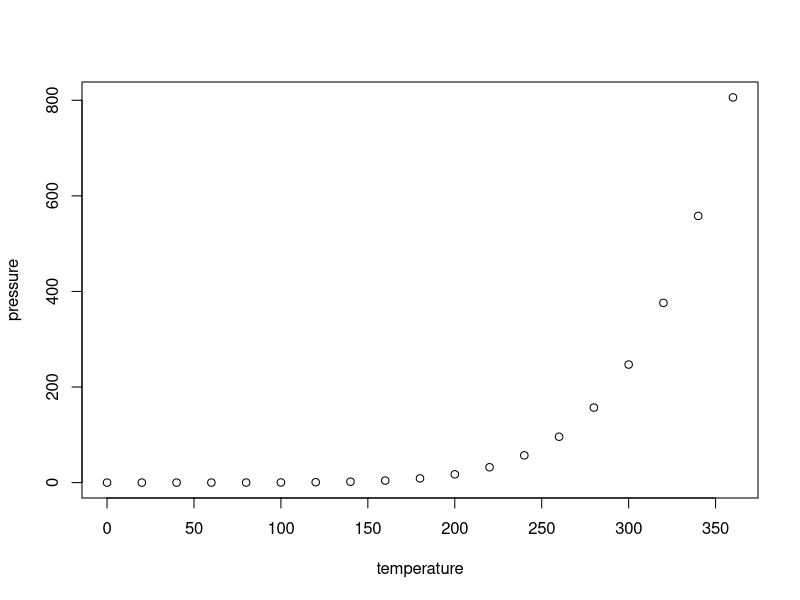
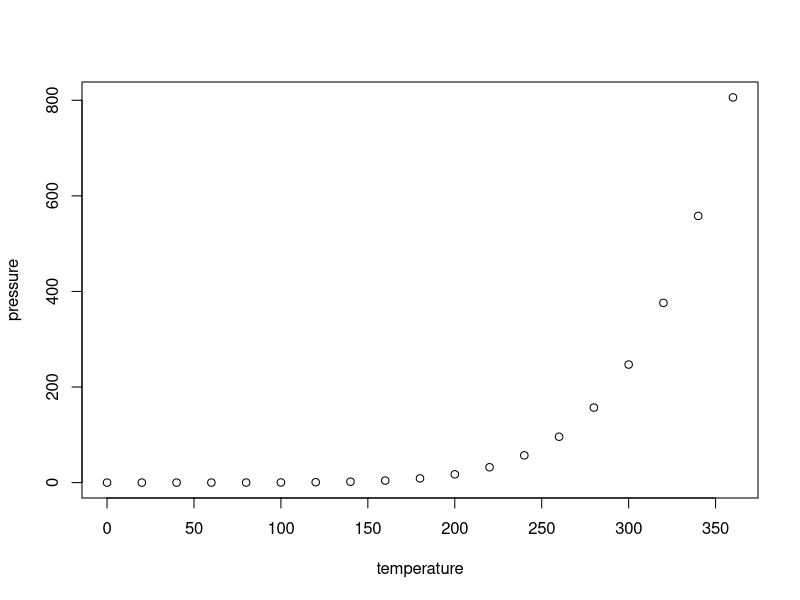
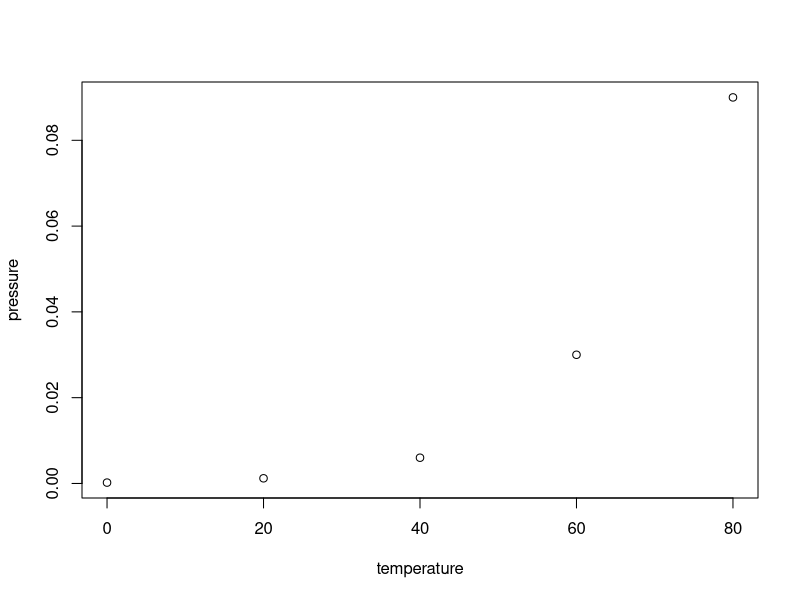
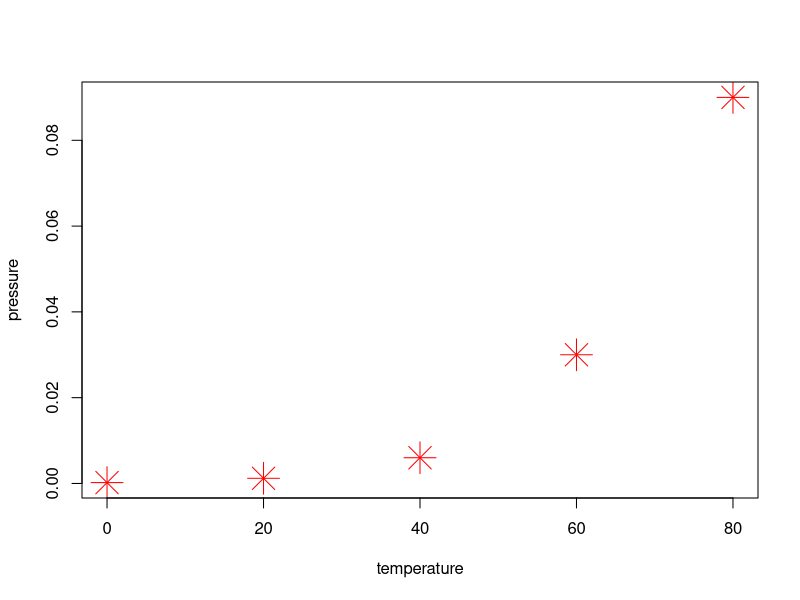
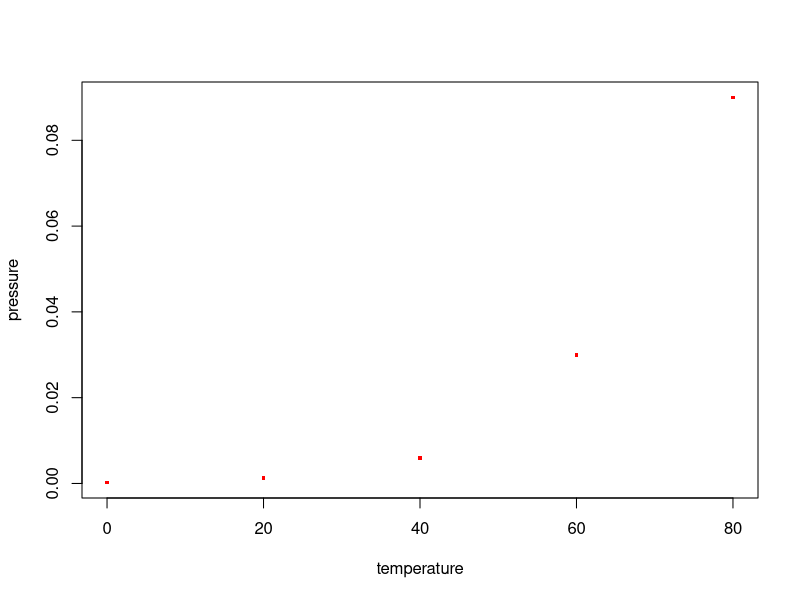

These charts were generated, in order, by the following R code:
## ---- chunk 1
knitr::opts_chunk$set(echo = TRUE)
## ---- chunk 2
summary(cars)
## ---- chunk 3
plot(pressure)
## ---- chunk 4
plot(pressure)
## ---- chunk 5
summary(pressure)
## ---- chunk 6
pressure <- subset(pressure, temperature < 100)
## ---- chunk 7
plot(pressure)
plot(pressure, cex=3, pch = 8, col = "red")
plot(pressure, cex=0.5, pch = 15, col = "red")
## ---- chunk 8
library(flextable)  #para tablas, instalarlo antes
library(officer) #para tablas, instalarlo antes
library(tidyverse)#para manejo de datos, instalarlo antes

str(iris)
names(iris)
View(iris)
iris_tidy <- iris %>%
  mutate_if(is.numeric, round, digits = 1)
View(iris_tidy)
str(iris_tidy)

##creamos la tabla####
doc <- read_docx()
iris_sel2 <- iris_tidy %>%
  rename("Sepal lenght" = Sepal.Length, 
         "Petal width" = Petal.Length)
names(iris_sel2)
#la tabla
ftable <- flextable(iris_sel2)
ftable <- align(ftable, align = "center", part = "header")
ftable <- align(ftable, align = "center", part = "body")
ftable <- colformat_num(ftable, col_keys = c("Sepal lenght",
                                             "Petal width"), digits = 0)

doc2 <- body_add_flextable(doc, value = ftable)
print(doc2, target = "mipritabla.docx")

#doc <- read_docx("directorio") ##para guardarlo donde quieras
